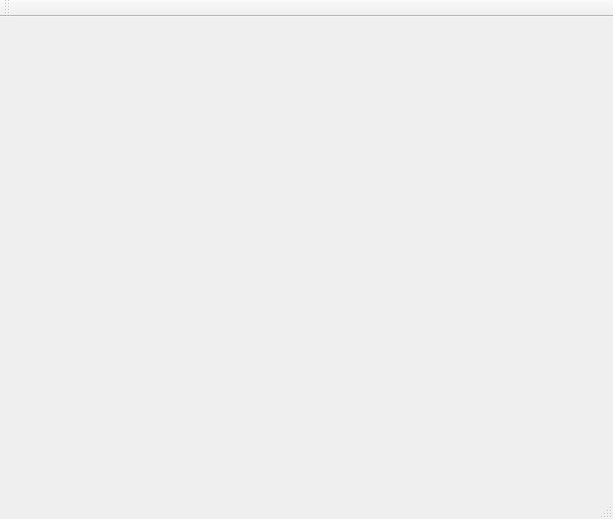
<?xml version="1.0" encoding="UTF-8"?>
<ui version="4.0">
 <class>UpdaterMainWindow</class>
 <widget class="QMainWindow" name="UpdaterMainWindow">
  <property name="geometry">
   <rect>
    <x>0</x>
    <y>0</y>
    <width>613</width>
    <height>519</height>
   </rect>
  </property>
  <property name="windowTitle">
   <string>UpdaterMainWindow</string>
  </property>
  <widget class="QWidget" name="centralWidget"/>
  <widget class="QMenuBar" name="menuBar">
   <property name="geometry">
    <rect>
     <x>0</x>
     <y>0</y>
     <width>613</width>
     <height>21</height>
    </rect>
   </property>
  </widget>
  <widget class="QToolBar" name="mainToolBar">
   <attribute name="toolBarArea">
    <enum>TopToolBarArea</enum>
   </attribute>
   <attribute name="toolBarBreak">
    <bool>false</bool>
   </attribute>
  </widget>
  <widget class="QStatusBar" name="statusBar"/>
 </widget>
 <layoutdefault spacing="6" margin="11"/>
 <resources/>
 <connections/>
</ui>
